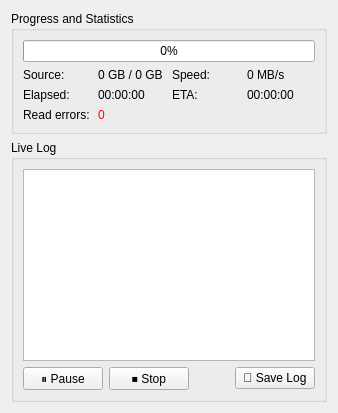
     <widget class="QWidget" name="page_step5_progress">
      <layout class="QVBoxLayout" name="verticalLayout_step5">
       <item>
        <widget class="QGroupBox" name="groupBox_progress">
         <property name="title">
          <string>Progress and Statistics</string>
         </property>
         <layout class="QGridLayout" name="gridLayout_progress">
          <item row="0" column="0" colspan="4">
           <widget class="QProgressBar" name="progressBar">
            <property name="value">
             <number>0</number>
            </property>
           </widget>
          </item>
          <item row="1" column="0">
           <widget class="QLabel" name="label_source_progress">
            <property name="text">
             <string>Source:</string>
            </property>
           </widget>
          </item>
          <item row="1" column="1">
           <widget class="QLabel" name="label_source_progress_val">
            <property name="text">
             <string>0 GB / 0 GB</string>
            </property>
           </widget>
          </item>
          <item row="1" column="2">
           <widget class="QLabel" name="label_speed">
            <property name="text">
             <string>Speed:</string>
            </property>
           </widget>
          </item>
          <item row="1" column="3">
           <widget class="QLabel" name="label_speed_val">
            <property name="text">
             <string>0 MB/s</string>
            </property>
           </widget>
          </item>
          <item row="2" column="0">
           <widget class="QLabel" name="label_time_elapsed">
            <property name="text">
             <string>Elapsed:</string>
            </property>
           </widget>
          </item>
          <item row="2" column="1">
           <widget class="QLabel" name="label_time_elapsed_val">
            <property name="text">
             <string>00:00:00</string>
            </property>
           </widget>
          </item>
          <item row="2" column="2">
           <widget class="QLabel" name="label_eta">
            <property name="text">
             <string>ETA:</string>
            </property>
           </widget>
          </item>
          <item row="2" column="3">
           <widget class="QLabel" name="label_eta_val">
            <property name="text">
             <string>00:00:00</string>
            </property>
           </widget>
          </item>
          <item row="3" column="0">
           <widget class="QLabel" name="label_errors">
            <property name="text">
             <string>Read errors:</string>
            </property>
           </widget>
          </item>
          <item row="3" column="1">
           <widget class="QLabel" name="label_errors_val">
            <property name="styleSheet">
             <string notr="true">color: red;</string>
            </property>
            <property name="text">
             <string>0</string>
            </property>
           </widget>
          </item>
         </layout>
        </widget>
       </item>
       <item>
        <widget class="QGroupBox" name="groupBox_log">
         <property name="title">
          <string>Live Log</string>
         </property>
         <layout class="QVBoxLayout" name="verticalLayout_log">
          <item>
           <widget class="QTextBrowser" name="textBrowser_log"/>
          </item>
          <item>
           <layout class="QHBoxLayout" name="horizontalLayout_log_controls">
            <item>
             <widget class="QPushButton" name="pushButton_pause">
              <property name="text">
               <string>⏸️ Pause</string>
              </property>
             </widget>
            </item>
            <item>
             <widget class="QPushButton" name="pushButton_stop">
              <property name="text">
               <string>⏹️ Stop</string>
              </property>
             </widget>
            </item>
            <item>
             <spacer name="horizontalSpacer_log">
              <property name="orientation">
               <enum>Qt::Horizontal</enum>
              </property>
              <property name="sizeHint" stdset="0">
               <size>
                <width>40</width>
                <height>20</height>
               </size>
              </property>
             </spacer>
            </item>
            <item>
             <widget class="QPushButton" name="pushButton_save_log">
              <property name="text">
               <string>💾 Save Log</string>
              </property>
             </widget>
            </item>
           </layout>
          </item>
         </layout>
        </widget>
       </item>
      </layout>
     </widget>
